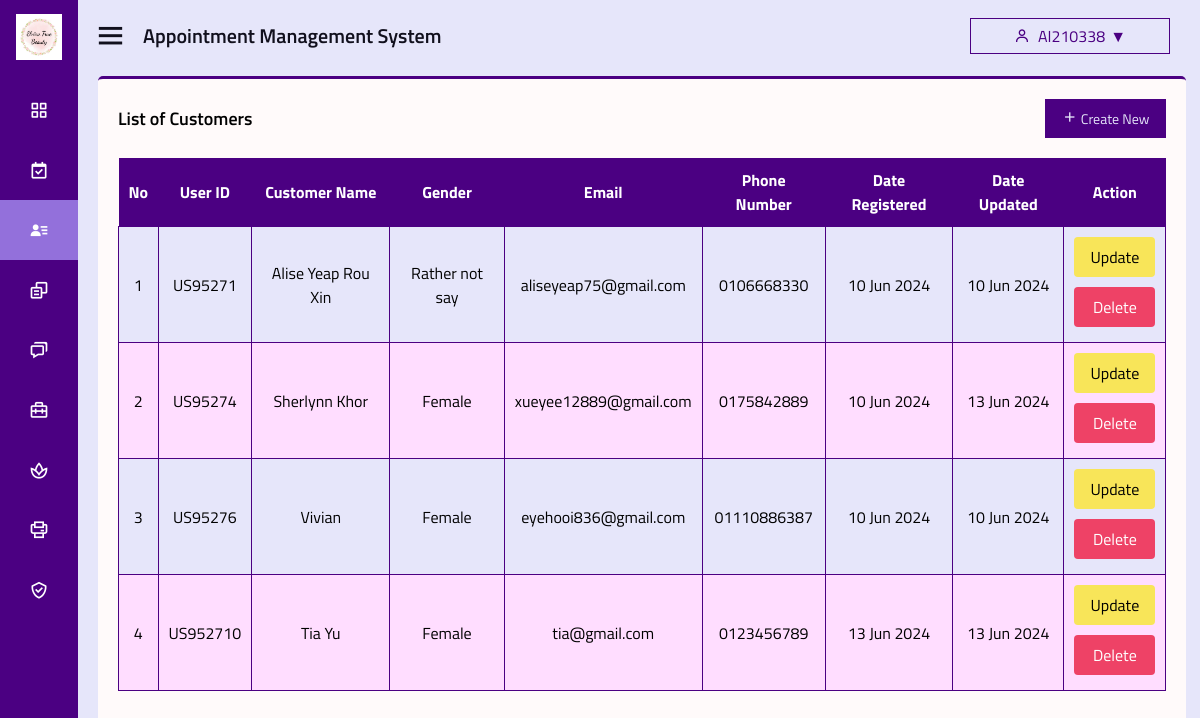
Screenshot of /admin-customer.php (signed in) with the database file from the repository.
### tables this page shows
CREATE TABLE `user` (
  `user_id` int(11) NOT NULL,
  `username` varchar(255) NOT NULL,
  `email` varchar(255) NOT NULL,
  `gender` enum('male','female','rather not say') NOT NULL,
  `password` varchar(255) NOT NULL,
  `phone_number` varchar(20) DEFAULT NULL,
  `profile_picture` varchar(255) DEFAULT NULL,
  `security_question_id` int(11) DEFAULT NULL,
  `security_answer` varchar(255) DEFAULT NULL,
  `verification_code` varchar(10) DEFAULT NULL,
  `is_verified` tinyint(1) NOT NULL DEFAULT 0,
  `role` enum('admin','staff','customer') NOT NULL DEFAULT 'customer',
  `date_created` timestamp NOT NULL DEFAULT current_timestamp(),
  `date_updated` timestamp NOT NULL DEFAULT current_timestamp() ON UPDATE current_timestamp()
);

### admin-customer.php (the view, shortened to what this page needs)
<?php
include 'config.php';
if(isset($_SESSION['user_id'])) {
    $user_id = $_SESSION['user_id'];
    $stmt_user = $pdo->prepare("SELECT * FROM user WHERE user_id = ?");
    $stmt_user->execute([$user_id]);
    $user = $stmt_user->fetch(PDO::FETCH_ASSOC);
    if($user['role'] == 'admin') {
        $admin_name = $user['username'];
    }
} else {
    header("Location: login.php");
    exit();
}
$stmt = $pdo->query("SELECT * FROM user WHERE role = 'customer'");
$customerList = $stmt->fetchAll(PDO::FETCH_ASSOC);
?>
<!DOCTYPE html>
<html lang="en" dir="ltr">
<head>
    <link rel="stylesheet" href="css/style.css">
    <link rel="stylesheet" href="https://cdnjs.cloudflare.com/ajax/libs/font-awesome/5.15.4/css/all.min.css" />
    <link href='https://unpkg.com/boxicons@2.0.7/css/boxicons.min.css' rel='stylesheet'>
</head>
<body>
<div class="sidebar close">
    <div class="logo-details">
      <img src="favicon/favicon.ico" alt="logo">
    </div>
    <ul class="nav-links">
    <li>
        <a href="admin-dashboard.php">
          <i class='bx bx-grid-alt' ></i>
        </a>
      </li>
      <li>
        <a href="admin-appointment.php">
          <i class='bx bx-calendar-check'></i>
        </a>
      </li>
      <li  class="<?php echo basename($_SERVER['PHP_SELF']) == 'admin-customer.php' ? 'active' : ''; ?>">
        <a href="admin-customer.php">
          <i class='bx bxs-user-detail' ></i>
        </a>
      </li>
      <li>
        <a href="admin-login.php">
          <i class='bx bx-copy-alt' ></i>
        </a>
      </li>
      <li>
        <a href="admin-message.php">
          <i class='bx bx-chat' ></i>
        </a>
      </li>
      <li>
        <a href="admin-staff.php">
          <i class='bx bx-briefcase-alt-2'></i>
        </a>
      </li>
      <li>
        <a href="admin-service.php">
          <i class='bx bx-spa'></i>
        </a>
      </li>
      <li>
        <a href="admin-report.php">
          <i class='bx bx-printer bx-flip-vertical' ></i>
        </a>
      </li>
      <li>
        <a href="admin-role.php">
          <i class='bx bx-check-shield' ></i>
        </a>
      </li>
    </div>
<section class="home-section">
  <div class="home-content">
    <i class='bx bx-menu' ></i>
    <span class="text">Appointment Management System</span>
    <div class="user-dropdown">
      <button class="user-dropdown-btn">
      <i class="bx bx-user"></i> <?php echo isset($admin_name) ? $admin_name : ''; ?>
      </button>
    </div>
  </div>
  <div class="content">
    <div class="content-header">
      <h3 class="content-title">List of Customers</h3>
      <div class="content-tools">
        <a href="admin-create-customer.php" class="btn btn-flat btn-primary"><i class='bx bx-plus'></i> Create New</a>
      </div>
    </div>
    <div class="customer-list-container">
      <table class="customer-list-table">
        <thead>
          <tr>
            <th>No</th>
            <th>User ID</th>
            <th>Customer Name</th>
            <th>Gender</th>
            <th>Email</th>
            <th>Phone Number</th>
            <th>Date Registered</th>
            <th>Date Updated</th>
            <th>Action</th>
          </tr>
        </thead>
        <tbody>
          <?php
          foreach ($customerList as $key => $customer):
              ?>
              <tr>
                <td><?php echo $key + 1; ?></td>
                <td><?php echo "US9527" . $customer['user_id']; ?></td>
                <td><?php echo $customer['username']; ?></td>
                <td><?php echo ucfirst($customer['gender']); ?></td>
                <td><?php echo $customer['email']; ?></td>
                <td><?php echo $customer['phone_number']; ?></td>
                <td><?php echo date('d M Y', strtotime($customer['date_created'])); ?></td>
                <td><?php echo date('d M Y', strtotime($customer['date_updated'])); ?></td>
                <td>
                  <div class="button-container">
                      <a href="admin-view-customer.php?customer_id=<?php echo $customer['user_id']; ?>" class="admin-update-customer-btn">Update</a>
                  </div>
                  <div class="button-container">
                      <a href="#" class="admin-delete-customer-btn" onclick="confirmDelete('<?php echo $customer['username']; ?>', <?php echo $customer['user_id']; ?>)">Delete</a>
                  </div>
              </td>
              </tr>
          <?php endforeach; ?>
        </tbody>
      </table>
  </div>
</body>
</html>

### css/style.css (style rules this page uses)
* { margin: 0; padding: 0; box-sizing: border-box; font-family: 'Titillium Web'; font-size: 16px; }
.sidebar { position: fixed; top: 0; left: 0; height: 100%; width: 320px; background: indigo; z-index: 100; transition: all 0.5s ease; }
.sidebar.close { width: 78px; }
.sidebar .logo-details { height: 60px; width: 100%; display: flex; align-items: center; margin-bottom: 20px; }
.sidebar.close .logo-details img { padding-left: 16px; padding-top: 14px; width:80%; }
.sidebar.close .logo-details img { display: block; }
.sidebar .logo-details img { display: none; }
.sidebar .nav-links { height: 100%; overflow: auto; }
.sidebar.close .nav-links { overflow: visible; }
.sidebar .nav-links li { position: relative; list-style: none; transition: all 0.4s ease; }
.sidebar .nav-links li i { height: 60px; min-width: 78px; text-align: center; line-height: 60px; color: #fff; font-size: 20px; cursor: pointer; transition: all 0.3s ease; }
.sidebar .nav-links li a { display: flex; align-items: center; text-decoration: none; }
.active { background-color: mediumpurple; color: #fff; }
.content { width: 97%; background-color: snow; height: 93%; margin-top: 16px; margin-left: 20px; border-top: 3px solid indigo; border-radius: 5px; }
.content-header { padding-top: 20px; margin-bottom: 0; display: flex; justify-content: space-between; align-items: center; padding-left: 20px; padding-right: 20px; }
.content-title { font-size: 18px; font-weight: 600; }
.content-tools { margin-left: auto; }
.btn { display: inline-block; padding: 8px 16px; font-size: 14px; text-align: center; text-decoration: none; cursor: pointer; }
.btn-primary { color: lavender; background-color: indigo; border: 1px solid indigo; }
.home-section { position: relative; background: lavender; height: 1000vh; left: 320px; width: calc(100% - 320px); transition: all 0.5s ease; }
.sidebar.close ~ .home-section { left: 78px; width: calc(100% - 78px); }
.home-section .home-content { height: 60px; display: flex; align-items: center; padding-top: 10px; }
.home-section .home-content .bx-menu, .home-section .home-content .text { color: #11101d; font-size: 35px; }
.home-section .home-content .bx-menu { margin: 0 15px; cursor: pointer; }
.home-section .home-content .text { font-size: 20px; font-weight: 600; }
.user-dropdown { position: absolute; display: inline-block; top: 24px; right: 0; margin-left: 800px; margin-right: 30px; }
.user-dropdown-btn { background-color: lavender; color: indigo; padding: 5px 15px; border: 1px solid indigo; cursor: pointer; font-size: 16px; display: flex; align-items: center; margin-top: -6px; width: 200px; justify-content: center; white-space: nowrap; overflow: hidden; text-overflow: ellipsis; }
.user-dropdown-btn i { margin-right: 8px; }
.user-dropdown-btn::after { content: '\25BC'; margin-left: 5px; }
.customer-list-container { margin: 20px; text-align: center; }
.customer-list-table { width: 100%; border-collapse: collapse; margin-top: 15px; }
.customer-list-table th, .customer-list-table td { text-align: center; }
.customer-list-table th { background-color: #4B0082; color: #FFF; padding: 10px; }
.customer-list-table tbody tr { background-color: #E6E6FA; }
.customer-list-table tbody tr:nth-child(even) { background-color: #ffddff; }
.customer-list-table td { padding: 10px; border: 1px solid #4B0082; }
.button-container { display: block; margin-bottom: 5px; }
.admin-update-customer-btn { background-color: #F8E559; color: black; padding: 8px 16px; border: none; border-radius: 4px; cursor: pointer; text-decoration: none; transition: background-color 0.3s ease; display: block; text-align: center; font-family: 'Titillium Web'; }
.admin-delete-customer-btn { background-color: #EE4266; color: #fff; padding: 8px 16px; border: none; border-radius: 4px; cursor: pointer; text-decoration: none; transition: background-color 0.3s ease; display: block; text-align: center; font-family: 'Titillium Web'; margin-top: 10px; }

### rows the page displays
user: username "AI210338"
user: user_id "1", username "Alise Yeap Rou Xin", gender "Rather not say", email "aliseyeap75@gmail.com", phone_number "0106668330", date_created "10 Jun 2024", date_updated "10 Jun 2024"
user: user_id "4", username "Sherlynn Khor", gender "Female", email "xueyee12889@gmail.com", phone_number "0175842889", date_created "10 Jun 2024", date_updated "13 Jun 2024"
user: user_id "6", username "Vivian", gender "Female", email "eyehooi836@gmail.com", phone_number "01110886387", date_created "10 Jun 2024", date_updated "10 Jun 2024"
user: user_id "10", username "Tia Yu", gender "Female", email "tia@gmail.com", phone_number "0123456789", date_created "13 Jun 2024", date_updated "13 Jun 2024"
